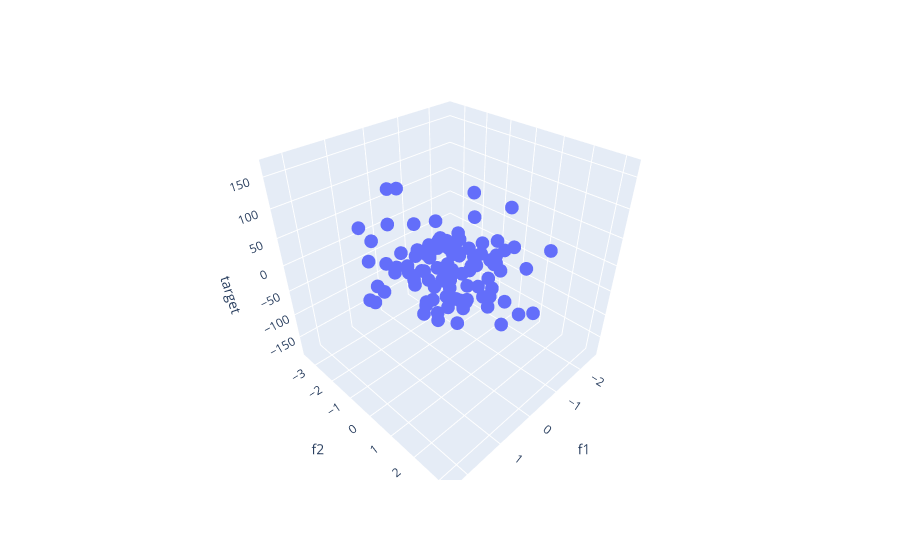

Notebook code cell kept with this figure:
### Code cell
fig = px.scatter_3d(df,'f1','f2','target')

fig.show()
